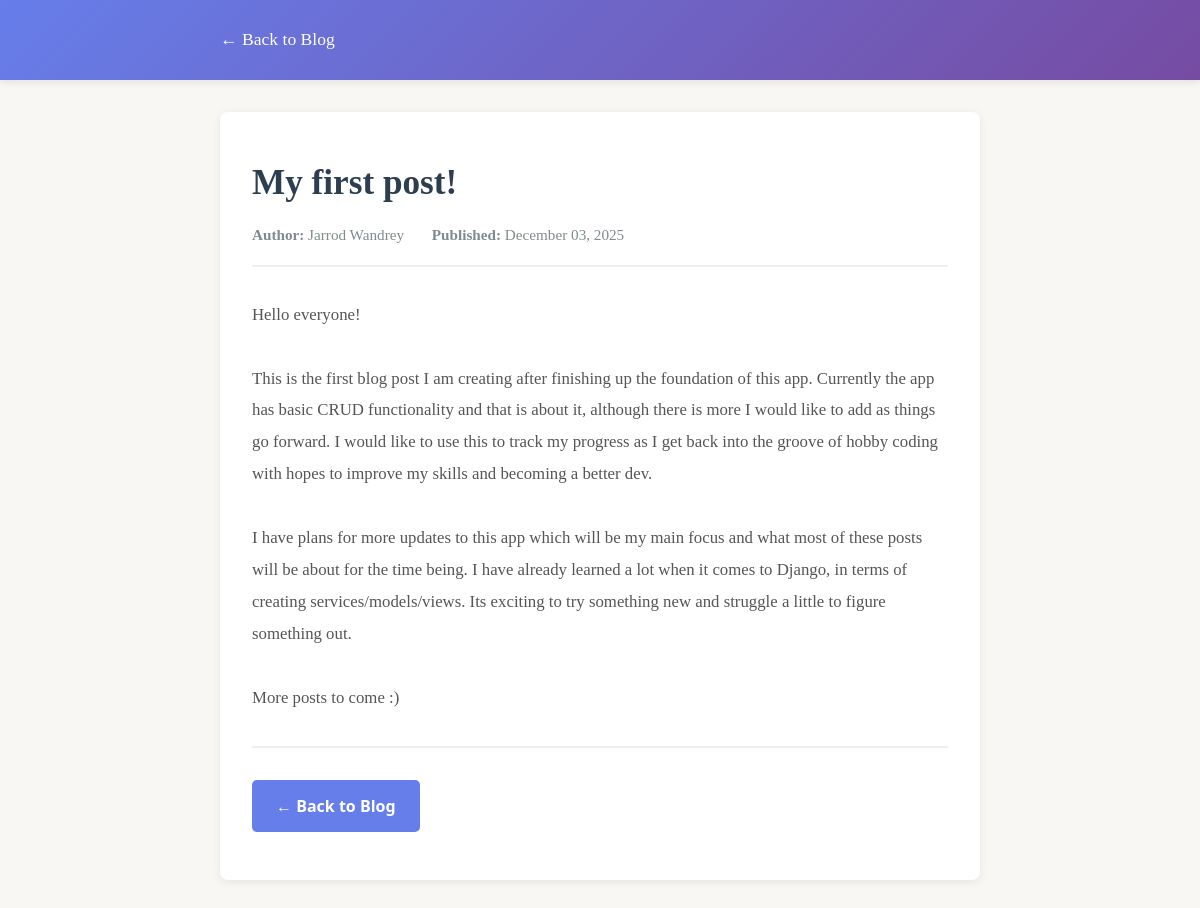
The app's page /show/2/ with its own data.
### blog/models.py (models this page shows)
class Post(models.Model):
    title = models.CharField(max_length=200)
    author = models.CharField(max_length=50)
    content = models.TextField()
    created_at = models.DateTimeField(auto_now_add=True)

### blog/views.py (the view)
# urls.py: path('show/<int:post_id>/', views.show_post, name='show_post'),
def show_post(request, post_id):
    post = get_post_by_id(post_id)
    if post:
        return render(request, 'show_post.html', {'post': post})
    else:
        return HttpResponse("Post not found", status=404)

### blog/services.py (called while the page is built)
def get_post_by_id(post_id):
    try:
        post = Post.objects.get(id=post_id)
        return post
    except Post.DoesNotExist:
        return None

### blog/templates/show_post.html (shortened to what this page needs)
<!DOCTYPE html>
<html lang="en">
<head>
</head>
<body>
    <header>
        <div class="container">
            <a href="/" class="header-link">← Back to Blog</a>
        </div>
    </header>
    <div class="container">
        <div class="post-content-section">
            <h1>{{ post.title }}</h1>
            <div class="post-meta">
                <span><strong>Author:</strong> {{ post.author }}</span>
                <span><strong>Published:</strong> {{ post.created_at|date:"F d, Y" }}</span>
            </div>
            <div class="post-body">{{ post.content|escape }}</div>
            <div class="button-group">
                <a href="/" class="btn btn-home">← Back to Blog</a>
            </div>
        </div>
    </div>
</body>
</html>

### blog/templates/show_post.html (style rules this page uses)
* { margin: 0; padding: 0; box-sizing: border-box; }
body { font-family: 'Georgia', 'Garamond', serif; line-height: 1.8; color: #333; background-color: #f9f7f4; }
header { background: linear-gradient(135deg, #667eea 0%, #764ba2 100%); color: white; padding: 1.5rem 0; box-shadow: 0 2px 8px rgba(0,0,0,0.1); }
.container { max-width: 800px; margin: 0 auto; padding: 0 20px; }
.header-link { color: white; text-decoration: none; font-size: 1.1rem; transition: opacity 0.3s ease; }
.post-content-section { background: white; padding: 3rem 2rem; margin: 2rem 0; border-radius: 8px; box-shadow: 0 2px 8px rgba(0,0,0,0.08); }
h1 { font-size: 2.2rem; color: #2c3e50; margin-bottom: 1rem; line-height: 1.3; }
.post-meta { color: #7f8c8d; font-size: 0.95rem; margin-bottom: 2rem; border-bottom: 2px solid #ecf0f1; padding-bottom: 1rem; }
.post-meta span { display: inline-block; margin-right: 1.5rem; }
.post-body { font-size: 1.05rem; line-height: 1.9; color: #555; margin-bottom: 2rem; white-space: pre-wrap; overflow-wrap: break-word; }
.button-group { display: flex; gap: 1rem; margin-top: 2rem; padding-top: 2rem; border-top: 2px solid #ecf0f1; }
.btn { padding: 0.75rem 1.5rem; border: none; border-radius: 5px; text-decoration: none; font-weight: 600; cursor: pointer; transition: all 0.3s ease; font-family: 'Segoe UI', Tahoma, Geneva, Verdana, sans-serif; display: inline-block; text-align: center; }
.btn-home { background-color: #667eea; color: white; }

### records on screen
Post: title "My first post!", author "Jarrod Wandrey", created_at "December 03, 2025", content "Hello everyone! This is the first blog post I am creating after finishing up the foundation of this app. Currently the app has basic CRUD functionality and that is about it, although there is more I would like to add as things go forward. I would like to use this to track my progress as I get back into the groove of hobby coding with hopes to improve my skills and becoming a better dev. I have plans for more updates to this app which will be my main focus and what most of these posts will be about for the time being. I have already learned a lot when it comes to Django, in terms of creating services/models/views. Its exciting to try something new and struggle a little to figure something…"
